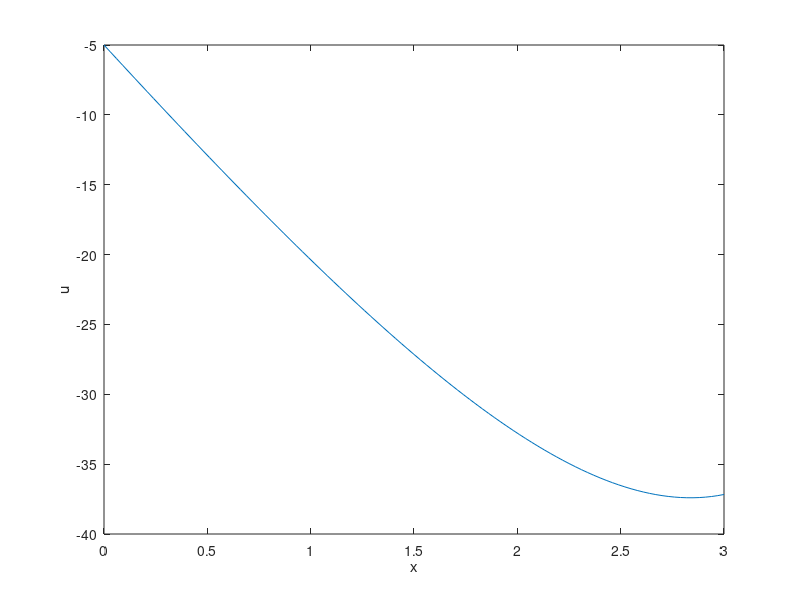

This chart was generated by the following MATLAB code: (Note: this script raises an error after producing the figure.)
%
% bvp_2.m 
% second order finite difference method for the bvp
%   u''(x) = f(x),   u'(ax)=alpha,   u(bx)=sigma
% Using 3-pt differences on an arbitrary nonuniform grid.
% Should be 2nd order accurate if grid points vary smoothly, but may
% degenerate to "first order" on random or nonsmooth grids. 
%
% Different BCs can be specified by changing the first and/or last rows of 
% A and F.
%
% From  http://www.amath.washington.edu/~rjl/fdmbook/  (2007)

ax = 0;
bx = 3;
alpha = -5; ao = 0;   % Dirichlet boundary condition at ax
sigma = 3; bo = 1;    % Neumann boundary condition at bx

f = @(x) exp(x);  % right hand side function
utrue = @(x) exp(x) + (sigma - exp(bx))*(x - ax) + alpha - exp(ax);  % true solution

% true solution on fine grid for plotting:
xfine = linspace(ax,bx,101);
ufine = utrue(xfine);
clf
plot(xfine,ufine);  % plot true solution
xlabel('x');
ylabel('u');


% Solve the problem for ntest different grid sizes to test convergence:
m1vals = [10 20 40 80];
ntest = length(m1vals);
hvals = zeros(ntest,1);  % to hold h values
E = zeros(ntest,1);      % to hold errors

hold on 
labels = strings(ntest + 1, 1);
labels(1) = "Solução Analítica";
for jtest=1:ntest
    m1 = m1vals(jtest);
    m2 = m1 + 1;
    m = m1 - 1;                 % number of interior grid points

    % set grid points:  
    gridchoice = 'random';          % see xgrid.m for other choices
    x = xgrid(ax,bx,m,gridchoice); 

    hvals(jtest) = (bx-ax)/m1;  % average grid spacing, for convergence tests
    U = bvp2(ax, bx, alpha, ao, sigma, bo, f, m1);

    % compute error at grid points:
    uhat = utrue(x);
    err = U - uhat;
    E(jtest) = max(abs(err));

    scatter(x,U, 30)  % plot computed solution
    labels(jtest + 1) = sprintf('m1 = %i',m1);

end

legend(labels, 'Location', 'best');
hold off
% pause to see this plot:  
drawnow
input('Hit <return> to continue ');

error_table(hvals, E);   % print tables of errors and ratios
error_loglog(hvals, E);  % produce log-log plot of errors and least squares fit
